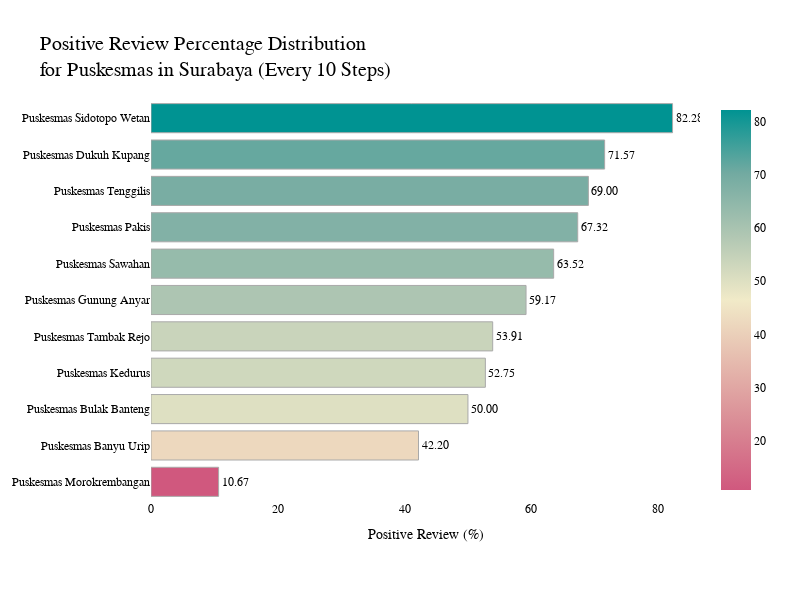

Notebook code cell kept with this figure:
### Code cell
import plotly.express as px

detail_puskesmas = detail_puskesmas.sort_values("positive_percentage", ascending=True)
detail_puskesmas = detail_puskesmas[detail_puskesmas["puskesmas_name"] != "Puskesmas Dr. Soetomo"]

total_rows = len(detail_puskesmas)
intervals = 10
step = max(total_rows // intervals, 1)

indices = [0]
indices.extend(range(step, total_rows - step, step))
if total_rows > 1:
    indices.append(total_rows - 1)

unique_indices = sorted(set(indices))

filtered_puskesmas = detail_puskesmas.iloc[unique_indices]

fig = px.bar(
    filtered_puskesmas,
    x="positive_percentage",
    y="puskesmas_name",
    labels={"positive_percentage": "", "puskesmas_name": "Puskesmas Name"},
    text="positive_percentage",
    color="positive_percentage",
    orientation='h',
    color_continuous_scale=px.colors.diverging.Tealrose_r,
    hover_data=["positive_percentage", "review_num"]
)

fig.update_traces(marker_line_color="darkgrey", marker_line_width=1, texttemplate='%{text:.2f}', textposition='outside')

fig.update_layout(
    yaxis_title=None,  # Hides the y-axis title
    xaxis_title="Positive Review (%)",
    title="Positive Review Percentage Distribution<br>for Puskesmas in Surabaya (Every 10 Steps)",
    height=600,
    width=800,
    font=dict(family="Helvetica, sans-serif", size=12, color="black"),
    plot_bgcolor='rgba(255,255,255,1)',
    title_font=dict(size=20, color="black", family="Helvetica, sans-serif"),
    xaxis_title_font=dict(size=14, color="black", family="Helvetica, sans-serif"),
    yaxis_title_font=dict(size=14, color="black", family="Helvetica, sans-serif"),
    xaxis=dict(showgrid=False),
    yaxis=dict(showgrid=False),
    margin=dict(t=100, b=100, l=100, r=100),
)
fig.show()

### Figure 1 — Plotly figure (JSON) as saved in the notebook; plotly's stock layout.template omitted (floating-point values rounded to 4 significant figures)
{"data": [{"alignmentgroup": "True", "customdata": [["(108)"], ["(170)"], ["(82)"], ["(161)"], ["(237)"], ["(458)"], ["(407)"], ["(224)"], ["(344)"], ["(548)"], ["(537)"]], "hovertemplate": "=%{marker.color}<br>Puskesmas Name=%{y}<br>review_num=%{customdata[0]}<extra></extra>", "legendgroup": "", "marker": {"color": [10.67, 42.2, 50, 52.75, 53.91, 59.17, 63.52, 67.32, 69, 71.57, 82.28], "coloraxis": "coloraxis", "line": {"color": "darkgrey", "width": 1}, "pattern": {"shape": ""}}, "name": "", "offsetgroup": "", "orientation": "h", "showlegend": false, "text": [10.67, 42.2, 50, 52.75, 53.91, 59.17, 63.52, 67.32, 69, 71.57, 82.28], "textposition": "outside", "texttemplate": "%{text:.2f}", "type": "bar", "x": [10.67, 42.2, 50, 52.75, 53.91, 59.17, 63.52, 67.32, 69, 71.57, 82.28], "xaxis": "x", "y": ["Puskesmas Morokrembangan", "Puskesmas Banyu Urip", "Puskesmas Bulak Banteng", "Puskesmas Kedurus", "Puskesmas Tambak Rejo", "Puskesmas Gunung Anyar", "Puskesmas Sawahan", "Puskesmas Pakis", "Puskesmas Tenggilis", "Puskesmas Dukuh Kupang", "Puskesmas Sidotopo Wetan"], "yaxis": "y"}], "layout": {"barmode": "relative", "coloraxis": {"colorbar": {"title": {"text": ""}}, "colorscale": [[0, "rgb(208, 88, 126)"], [0.1667, "rgb(217, 137, 148)"], [0.3333, "rgb(229, 185, 173)"], [0.5, "rgb(241, 234, 200)"], [0.6667, "rgb(177, 199, 179)"], [0.8333, "rgb(114, 170, 161)"], [1, "rgb(0, 147, 146)"]]}, "font": {"color": "black", "family": "Helvetica, sans-serif", "size": 12}, "height": 600, "legend": {"tracegroupgap": 0}, "margin": {"b": 100, "l": 100, "r": 100, "t": 100}, "plot_bgcolor": "rgba(255,255,255,1)", "title": {"font": {"color": "black", "family": "Helvetica, sans-serif", "size": 20}, "text": "Positive Review Percentage Distribution<br>for Puskesmas in Surabaya (Every 10 Steps)"}, "width": 800, "xaxis": {"anchor": "y", "domain": [0, 1], "showgrid": false, "title": {"font": {"color": "black", "family": "Helvetica, sans-serif", "size": 14}, "text": "Positive Review (%)"}}, "yaxis": {"anchor": "x", "domain": [0, 1], "showgrid": false, "title": {"font": {"color": "black", "family": "Helvetica, sans-serif", "size": 14}}}}}
